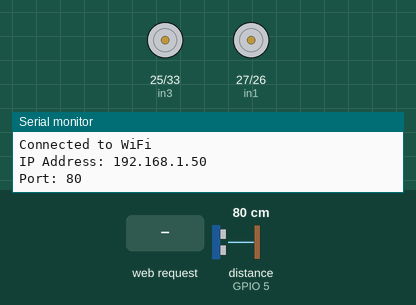
This sketch was run on a simulated ESP32. Shown: motor-driver pin pairs drawn as motors (green arrow = first pin HIGH = forward, orange = second pin HIGH = backward, longer = more drive), the last lines printed to the serial monitor. The inputs (shaded band) are chosen by the test bench; at power-on: distance to the obstacle (sensor on GPIO 5) 80 cm. The echo pulse lasts 58.3 µs per cm; WiFi joins after 1.5 s; servers stay silent unless stated.

Above: at 3.2 s.
3.3 s: HTTP request GET /START received
At 4.1 s:
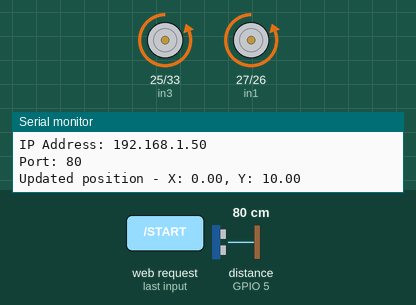
4.8 s: distance to the obstacle (sensor on GPIO 5) set to 22 cm
6.3 s: distance to the obstacle (sensor on GPIO 5) set to 19 cm
At 7.1 s:
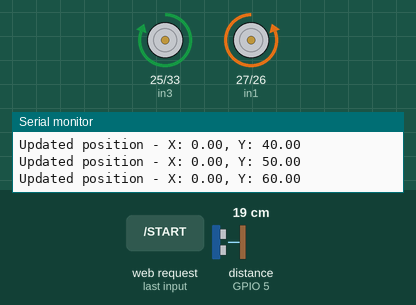
7.8 s: distance to the obstacle (sensor on GPIO 5) set to 35 cm
At 8.7 s:
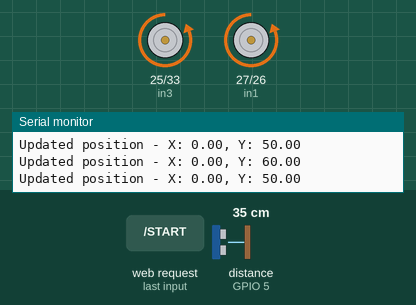
9.3 s: distance to the obstacle (sensor on GPIO 5) set to 2 cm
At 10.1 s:
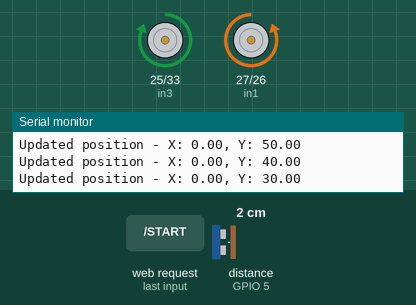
Timing chart, 0 to 17.6 s (numbered marks = the images above; inputs shaded):
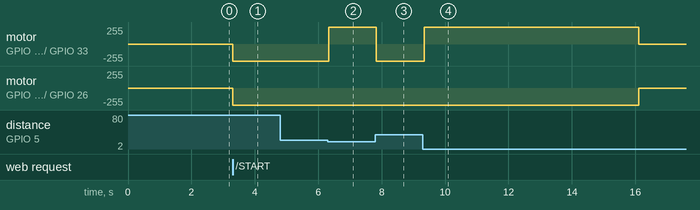

The sketch:

Rover_main.ino
```cpp
#include <Wire.h>
#include <MPU6050.h>
#include <WiFi.h>
#include <math.h>

// Motor driver and ultrasonic sensor pins
const int in1 = 27;
const int in2 = 26;
const int in3 = 25;
const int in4 = 33;

const int trigPin = 4;
const int echoPin = 5;

// WiFi configuration
const int port = 80;
WiFiServer server(port);

String command = "";
bool stopRover = false;
float posX = 0;  // Track the rover's position on the X-axis
float posY = 0;  // Track the rover's position on the Y-axis
int direction = 0; // 0 = North, 1 = East, 2 = South, 3 = West

void setup() {
  Serial.begin(9600);

  // Initialize I2C communication for MPU6050
  Wire.begin();

  // Initialize Ultrasonic sensor pins
  pinMode(trigPin, OUTPUT);
  pinMode(echoPin, INPUT);

  // Initialize motor driver pins
  pinMode(in1, OUTPUT);
  pinMode(in2, OUTPUT);
  pinMode(in3, OUTPUT);
  pinMode(in4, OUTPUT);

  // Connect to WiFi
  WiFi.begin("realme GT 2", "00000000");
  while (WiFi.status() != WL_CONNECTED) {
    delay(1000);
    Serial.println("Connecting to WiFi...");
  }
  Serial.println("Connected to WiFi");
  Serial.print("IP Address: ");
  Serial.println(WiFi.localIP());
  Serial.print("Port: ");
  Serial.println(port);

  // Start the server
  server.begin();
}

long readDistance() {
  digitalWrite(trigPin, LOW);
  delayMicroseconds(2);
  digitalWrite(trigPin, HIGH);
  delayMicroseconds(10);
  digitalWrite(trigPin, LOW);
  long duration = pulseIn(echoPin, HIGH);
  return duration / 58.2; // distance in cm
}

void moveForward() {
  digitalWrite(in1, LOW);
  digitalWrite(in2, HIGH);
  digitalWrite(in3, LOW);
  digitalWrite(in4, HIGH);
}

void stopMoving() {
  digitalWrite(in1, LOW);
  digitalWrite(in2, LOW);
  digitalWrite(in3, LOW);
  digitalWrite(in4, LOW);
}

void turnRight() {
  // Rotate the rover to the right by turning the left wheels forward and right wheels backward
  digitalWrite(in1, LOW);
  digitalWrite(in2, HIGH);
  digitalWrite(in3, HIGH);
  digitalWrite(in4, LOW);
  delay(250); // Adjust delay to control the turn angle
  stopMoving();

  // Update direction after turning
  direction = (direction + 1) % 4;
}

void updatePosition(float distance) {
  switch (direction) {
    case 0: // Moving North
      posY += distance;
      break;
    case 1: // Moving East
      posX += distance;
      break;
    case 2: // Moving South
      posY -= distance;
      break;
    case 3: // Moving West
      posX -= distance;
      break;
  }

  Serial.println("Updated position - X: " + String(posX, 2) + ", Y: " + String(posY, 2));
}

void loop() {
  WiFiClient client = server.available();
  if (client) {
    while (client.connected()) {
      if (client.available()) {
        char c = client.read();
        if (c == '\n') {
          if (command.startsWith("START")) {
            stopRover = false;
            Serial.println("Rover started");
          } else if (command.startsWith("STOP")) {
            stopRover = true;
            stopMoving();
            Serial.println("Rover stopped");
          }
          command = "";
        } else {
          command += c;
        }
      }

      if (!stopRover) {
        long distance = readDistance();

        if (distance > 20) {
          moveForward();
          delay(500);  // Adjust delay based on your rover's speed
          stopMoving();

          // Update position after moving forward
          updatePosition(10.0);
          client.println("COORD," + String(posX, 2) + "," + String(posY, 2));
          while (!client.available()) {
            delay(10);
          }
        } else {
          stopMoving();
          client.println("COORD," + String(posX, 2) + "," + String(posY, 2));
          while (!client.available()) {
            delay(10);
          }

          if (distance <= 20) {
            turnRight();  // Turn the rover to the right
          }
        }
      }
    }
    client.stop();
  }
}
```

Measured:
- the behaviour switches between 21 and 20 cm on distance to the obstacle (sensor on GPIO 5) (found by bisection; images 1 and 2)
- after the input at 3.3 s, motor on GPIO 25 (in3) / GPIO 33 (in4), motor on GPIO 27 (in1) / GPIO 26 (in2): stopped → backward 255/255 at once
- after the input at 6.3 s, motor on GPIO 25 (in3) / GPIO 33 (in4): backward 255/255 → forward 255/255 at once
- after the input at 7.8 s, motor on GPIO 25 (in3) / GPIO 33 (in4): forward 255/255 → backward 255/255 at once
- after the input at 9.3 s, motor on GPIO 25 (in3) / GPIO 33 (in4): backward 255/255 → forward 255/255 at once, → stopped 6.8 s later; motor on GPIO 27 (in1) / GPIO 26 (in2): backward 255/255 → stopped after 6.8 s
